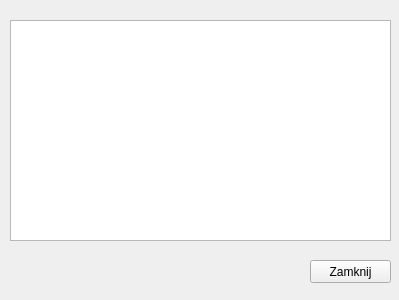
<?xml version="1.0" encoding="UTF-8"?>
<ui version="4.0">
 <class>okno_lista</class>
 <widget class="QWidget" name="okno_lista">
  <property name="geometry">
   <rect>
    <x>0</x>
    <y>0</y>
    <width>399</width>
    <height>300</height>
   </rect>
  </property>
  <property name="maximumSize">
   <size>
    <width>399</width>
    <height>300</height>
   </size>
  </property>
  <property name="windowTitle">
   <string>Lista kodów</string>
  </property>
  <widget class="QPushButton" name="zamknijButton">
   <property name="geometry">
    <rect>
     <x>310</x>
     <y>260</y>
     <width>81</width>
     <height>23</height>
    </rect>
   </property>
   <property name="text">
    <string>Zamknij</string>
   </property>
  </widget>
  <widget class="QTextBrowser" name="textBrowser">
   <property name="geometry">
    <rect>
     <x>10</x>
     <y>20</y>
     <width>381</width>
     <height>221</height>
    </rect>
   </property>
  </widget>
 </widget>
 <resources/>
 <connections/>
</ui>
